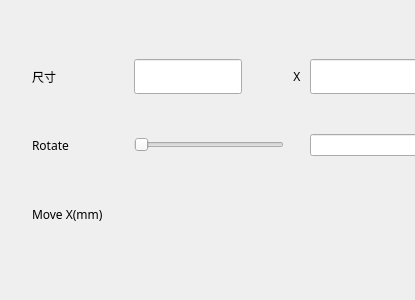
<?xml version="1.0" encoding="UTF-8"?>
<ui version="4.0">
 <class>LaserWidget</class>
 <widget class="QWidget" name="LaserWidget">
  <property name="geometry">
   <rect>
    <x>0</x>
    <y>0</y>
    <width>415</width>
    <height>300</height>
   </rect>
  </property>
  <property name="windowTitle">
   <string>LaserWidget</string>
  </property>
  <widget class="QWidget" name="gridLayoutWidget">
   <property name="geometry">
    <rect>
     <x>20</x>
     <y>20</y>
     <width>410</width>
     <height>251</height>
    </rect>
   </property>
   <layout class="QGridLayout" name="gridLayout">
    <item row="1" column="1">
     <widget class="QSlider" name="RotateSlider">
      <property name="sizePolicy">
       <sizepolicy hsizetype="Fixed" vsizetype="Fixed">
        <horstretch>0</horstretch>
        <verstretch>0</verstretch>
       </sizepolicy>
      </property>
      <property name="minimumSize">
       <size>
        <width>150</width>
        <height>20</height>
       </size>
      </property>
      <property name="orientation">
       <enum>Qt::Horizontal</enum>
      </property>
     </widget>
    </item>
    <item row="1" column="0">
     <widget class="QLabel" name="Rotate">
      <property name="sizePolicy">
       <sizepolicy hsizetype="Fixed" vsizetype="Fixed">
        <horstretch>0</horstretch>
        <verstretch>0</verstretch>
       </sizepolicy>
      </property>
      <property name="minimumSize">
       <size>
        <width>95</width>
        <height>35</height>
       </size>
      </property>
      <property name="font">
       <font>
        <family>微软雅黑</family>
       </font>
      </property>
      <property name="text">
       <string>Rotate</string>
      </property>
     </widget>
    </item>
    <item row="0" column="1">
     <widget class="QLineEdit" name="lineEdit">
      <property name="sizePolicy">
       <sizepolicy hsizetype="Fixed" vsizetype="Fixed">
        <horstretch>0</horstretch>
        <verstretch>0</verstretch>
       </sizepolicy>
      </property>
      <property name="minimumSize">
       <size>
        <width>100</width>
        <height>35</height>
       </size>
      </property>
     </widget>
    </item>
    <item row="0" column="2">
     <widget class="QLabel" name="label_6">
      <property name="sizePolicy">
       <sizepolicy hsizetype="Fixed" vsizetype="Fixed">
        <horstretch>0</horstretch>
        <verstretch>0</verstretch>
       </sizepolicy>
      </property>
      <property name="minimumSize">
       <size>
        <width>12</width>
        <height>12</height>
       </size>
      </property>
      <property name="font">
       <font>
        <family>Microsoft New Tai Lue</family>
       </font>
      </property>
      <property name="text">
       <string>X</string>
      </property>
      <property name="alignment">
       <set>Qt::AlignCenter</set>
      </property>
     </widget>
    </item>
    <item row="0" column="3">
     <widget class="QLineEdit" name="lineEdit_2">
      <property name="sizePolicy">
       <sizepolicy hsizetype="Fixed" vsizetype="Fixed">
        <horstretch>0</horstretch>
        <verstretch>0</verstretch>
       </sizepolicy>
      </property>
      <property name="minimumSize">
       <size>
        <width>100</width>
        <height>35</height>
       </size>
      </property>
     </widget>
    </item>
    <item row="1" column="3">
     <widget class="QLineEdit" name="lineEdit_3">
      <property name="sizePolicy">
       <sizepolicy hsizetype="Fixed" vsizetype="Fixed">
        <horstretch>0</horstretch>
        <verstretch>0</verstretch>
       </sizepolicy>
      </property>
     </widget>
    </item>
    <item row="0" column="0">
     <widget class="QLabel" name="chicun">
      <property name="sizePolicy">
       <sizepolicy hsizetype="Fixed" vsizetype="Fixed">
        <horstretch>0</horstretch>
        <verstretch>0</verstretch>
       </sizepolicy>
      </property>
      <property name="minimumSize">
       <size>
        <width>95</width>
        <height>35</height>
       </size>
      </property>
      <property name="font">
       <font>
        <family>微软雅黑</family>
       </font>
      </property>
      <property name="text">
       <string>尺寸</string>
      </property>
     </widget>
    </item>
    <item row="2" column="0">
     <widget class="QLabel" name="MoveX">
      <property name="sizePolicy">
       <sizepolicy hsizetype="Fixed" vsizetype="Fixed">
        <horstretch>0</horstretch>
        <verstretch>0</verstretch>
       </sizepolicy>
      </property>
      <property name="minimumSize">
       <size>
        <width>95</width>
        <height>35</height>
       </size>
      </property>
      <property name="font">
       <font>
        <family>微软雅黑</family>
       </font>
      </property>
      <property name="text">
       <string>Move X(mm)</string>
      </property>
     </widget>
    </item>
   </layout>
  </widget>
 </widget>
 <layoutdefault spacing="6" margin="11"/>
 <resources/>
 <connections/>
</ui>
